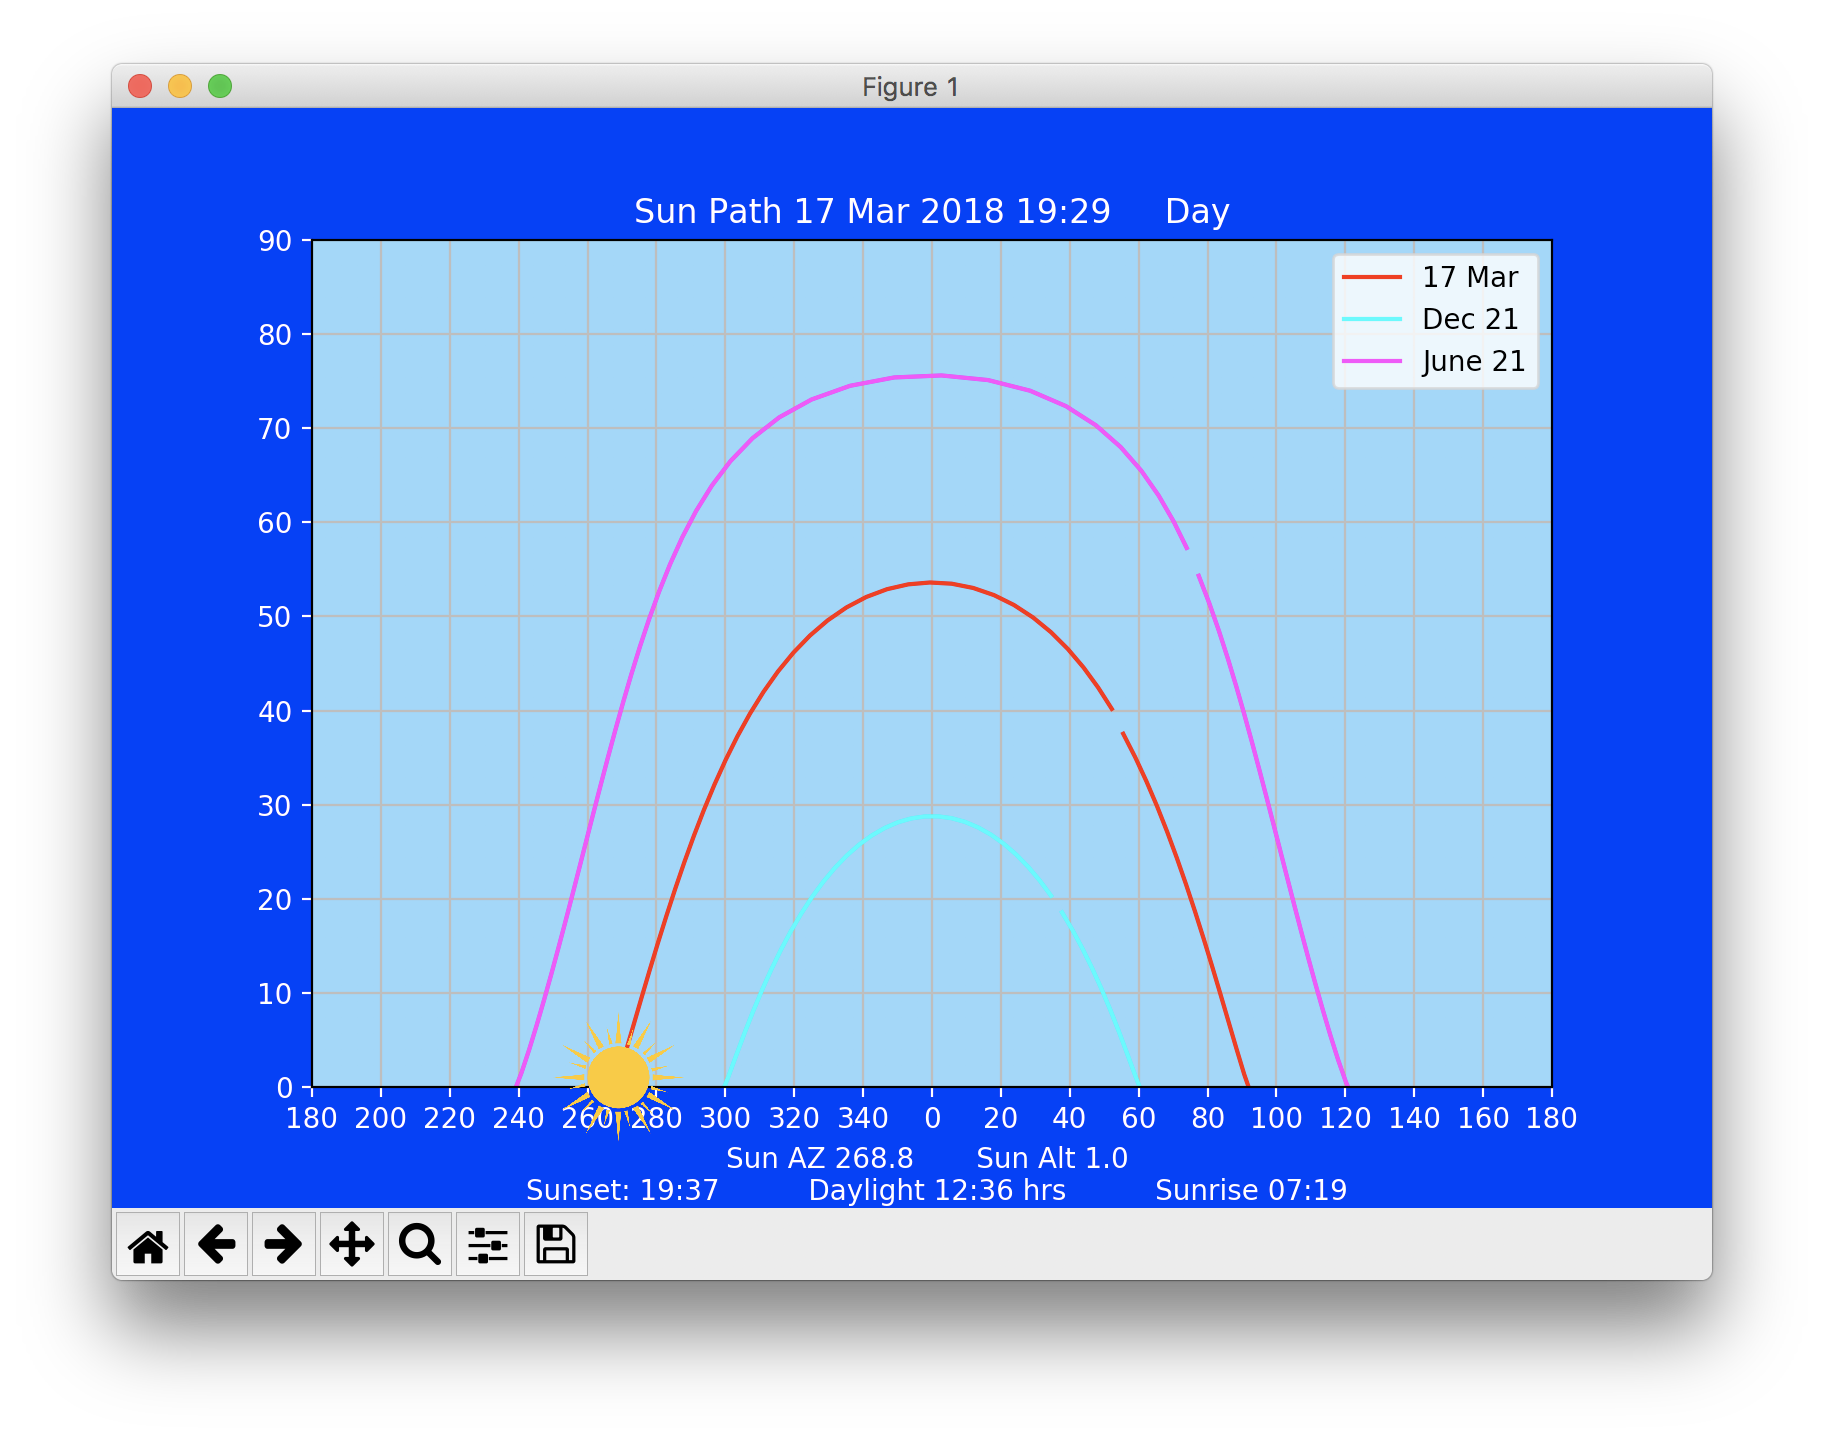

Here is the Python script that generated this plot:
# 
# Based on sunposa.php http://www.weather-watch.com/smf/index.php/topic,39197.0.html
# contributors Breitling http://meteo.aerolugo.com/) , Jim McMurry http://www.jcweather.us/ 
# Chuck McGill http://www.westfordweather.net)


import ephem
import pytz
from datetime import datetime , time 
from matplotlib import pyplot as plt
from math import radians as rad,degrees as deg
from matplotlib._png import read_png
from matplotlib.offsetbox import AnnotationBbox, OffsetImage
from time import strftime

debug = 0

tz = pytz.timezone("Australia/Melbourne") # choose timezone
today = datetime.now(tz).date()
midnight = tz.localize(datetime.combine(today, time(0, 0)), is_dst=None)

home = ephem.Observer()
home.date = ephem.now()

sun = ephem.Sun()
   
# lat/long in decimal degrees
home.lat , home.long = '-37.8136' , '144.9631'
   
# South: converts to southern hemisphere
def hemisphere( deg ):
    if home.lat < 0 :
       deg = deg + 180
       if deg > 360:
           deg = deg - 360
    return deg

# draw a sun plot
def plotsun( home , plotdate , linecolour , label ):
    posy = []
    posx = []
    sunephem = ephem.Observer()
    sunephem.lat = home.lat
    sunephem.long = home.long
    sunephem.date = ephem.Date( plotdate.tuple()[0:3] )
    for i in range(24*4+1): # compute position for every 15 minutes
        sun.compute( sunephem )
        posx.append( hemisphere( deg(sun.az))  )
        posy.append(deg(sun.alt))
        sunephem.date += ephem.minute*15
    
    ax.plot( posx, posy , linecolour , label = label )  
 
 
suntime = ephem.Observer()
suntime.lat = home.lat
suntime.long = home.long
suntime.date = ephem.Date( midnight.astimezone(pytz.utc).strftime( '%Y-%m-%d %H:%M:%S' ))

# Find Sunrise / Sunset / Noon
sunrise = suntime.next_rising( ephem.Sun(suntime) ) 
noon = suntime.next_transit( ephem.Sun(suntime) , start=sunrise) 
sunset = suntime.next_setting( ephem.Sun(suntime) ) 
daylight = sunset.datetime() - sunrise.datetime()

# Find Civil Twilight
suntime.horizon = '-6'
beg_civil_twilight = suntime.next_rising( ephem.Sun(), use_center=True) #Begin civil twilight
end_civil_twilight = suntime.next_setting( ephem.Sun(), use_center=True) #End civil twilight

# Find Nautical Twilight
suntime.horizon = '-12'
beg_nautical_twilight = suntime.next_rising( ephem.Sun(), use_center=True) #Begin nautical twilight
end_nautical_twilight = suntime.next_setting( ephem.Sun(), use_center=True)  #End nautical twilight

# Find Astronomical Twilight
suntime.horizon = '-18'
beg_astronomical_twilight = suntime.next_rising(ephem.Sun(), use_center=True) #Begin astronomical twilight
end_astronomical_twilight = suntime.next_setting(ephem.Sun(), use_center=True) #End astronomical twilight

if debug > 0:
    print 'Sunrise : ', ephem.localtime( sunrise )
    print 'Local noon : ' , ephem.localtime( noon )
    print 'Sunset : ' ,  ephem.localtime( sunset )
    print 'Daylight {}:{} hrs'.format( daylight.seconds/3600 , daylight.seconds%60 ) 
    print 'Start Civil Twilight : ' , ephem.localtime( beg_civil_twilight )
    print 'End Civil Twilight : ' , ephem.localtime( end_civil_twilight )
    print 'Start Nautical Twilight : ' , ephem.localtime( beg_nautical_twilight )
    print 'End Nautical Twilight : '  , ephem.localtime( end_nautical_twilight )
    print 'Start Astronomical Twilight : ' , ephem.localtime( beg_astronomical_twilight )
    print 'End Astronomical Twilight : ' ,  ephem.localtime( end_astronomical_twilight )

fig,ax = plt.subplots(figsize=(8,5.5))


# Set Colours 
ax.set_facecolor("black")
fig.patch.set_facecolor('black')
skyword ="Night"

# Work out the Graph background Colour
if home.date >= beg_astronomical_twilight:
    ax.set_facecolor('midnightblue')
    fig.patch.set_facecolor('black')
    skyword ="Astronomical Twilight"
    
if home.date >= beg_nautical_twilight:
    ax.set_facecolor('#191970')
    fig.patch.set_facecolor('black')
    skyword ="Nautical Twilight"
    
if home.date >= beg_civil_twilight:
    ax.set_facecolor("skyblue")
    fig.patch.set_facecolor('orange')
    skyword ="Civil Twilight"
    
if home.date >= beg_civil_twilight and home.date <= sunrise:
    ax.set_facecolor("skyblue")
    fig.patch.set_facecolor('darkorange')
    skyword ="Dawn"

if home.date >= sunrise:
    ax.set_facecolor('lightskyblue')
    fig.patch.set_facecolor('blue')
    skyword ="Day"
        
if home.date >= sunset:
    ax.set_facecolor("skyblue")
    fig.patch.set_facecolor('darkorange')
    skyword ="Dusk"
        
if home.date >= end_civil_twilight:
    ax.set_facecolor('skyblue')
    fig.patch.set_facecolor('orange')
    skyword ="Civil Twilight"
        
if home.date >= end_nautical_twilight:
    ax.set_facecolor('skyblue')
    ffig.patch.set_facecolor('black')
    skyword ="Nautical Twilight"

if home.date >= end_nautical_twilight and home.date <= end_astronomical_twilight:
    ax.set_facecolor("#191970")
    fig.patch.set_facecolor('black')
    skyword ="Astronomical Twilight"
    
if home.date >= end_astronomical_twilight:
    ax.set_facecolor("black")
    fig.patch.set_facecolor('black')
    skyword ="Night"
     
        
# plot the sun
plotsun( home , home.date , 'red' , ephem.localtime(home.date).strftime("%d %b") ) 

# plot the Summer Solstice
plotsun( home ,  ephem.next_summer_solstice( home.date ) , 'cyan' , "Dec 21")

# plot the Winter Solstice
plotsun( home , ephem.next_winter_solstice( home.date ) , 'magenta' , "June 21")

# plot the Equinox
plotsun( home , ephem.next_equinox( home.date ) , 'yellow' , "Equinox")

# add the sun image to the plot
sunimage = read_png('sun.png')
imagebox = OffsetImage(sunimage , zoom=.1)
sun.compute( home )
xy = [ hemisphere(deg(sun.az)) ,  deg(sun.alt)   ]   
      
ab = AnnotationBbox(imagebox, xy,
    xybox=(0., 0.),
    xycoords='data',
    frameon=False,
    boxcoords="offset points")                                  
ax.add_artist(ab)

# Create the Axis Labels
xticks = [i for i in range(0,361, 20)]
xtick_labels = ['{}'.format(t+180) if t < 180 else '{}'.format(t-180) for t in xticks]
ax.tick_params(color='white', labelcolor='white')
ax.xaxis.label.set_color('white')
ax.set_xticks(xticks)
ax.set_xticklabels(xtick_labels)

# this can be useful for plotting problems
if debug < 2:
    ax.set_xlim([0,360])
    ax.set_ylim([0,90])

ax.legend()

# Create the label titles
xlabeline1 = "Sun AZ {:.1f}       Sun Alt {:.1f}".format( deg(sun.az) , deg(sun.alt) )
xlabeline2 = 'Sunset: {}          Daylight {}:{} hrs          Sunrise {}'.format( ephem.localtime(sunset).strftime("%H:%M") , daylight.seconds/3600 , daylight.seconds%60, ephem.localtime(sunrise).strftime("%H:%M") )
plt.title("Sun Path {}     {}".format(ephem.localtime(home.date).strftime("%d %b %Y %H:%M") , skyword ) ,  color='white' )
plt.xlabel( "{} \n {}".format( xlabeline1 , xlabeline2 ) )

plt.rc('xtick', labelsize=10) 
plt.rc('ytick', labelsize=10) 
plt.grid(b=True)
plt.tight_layout()

if debug > 0:
    plt.show()

plt.savefig('sunpos.png' , facecolor=fig.get_facecolor() )
    
